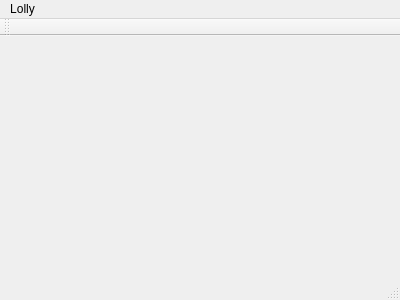
<?xml version="1.0" encoding="UTF-8"?>
<ui version="4.0">
 <class>MainWindow</class>
 <widget class="QMainWindow" name="MainWindow">
  <property name="geometry">
   <rect>
    <x>0</x>
    <y>0</y>
    <width>400</width>
    <height>300</height>
   </rect>
  </property>
  <property name="windowTitle">
   <string>MainWindow</string>
  </property>
  <widget class="QWidget" name="centralWidget"/>
  <widget class="QMenuBar" name="menuBar">
   <property name="geometry">
    <rect>
     <x>0</x>
     <y>0</y>
     <width>400</width>
     <height>17</height>
    </rect>
   </property>
   <widget class="QMenu" name="menuLolly">
    <property name="title">
     <string>Lolly</string>
    </property>
    <addaction name="actionWordsOnline"/>
    <addaction name="actionSelectUnits"/>
   </widget>
   <addaction name="menuLolly"/>
  </widget>
  <widget class="QToolBar" name="mainToolBar">
   <attribute name="toolBarArea">
    <enum>TopToolBarArea</enum>
   </attribute>
   <attribute name="toolBarBreak">
    <bool>false</bool>
   </attribute>
  </widget>
  <widget class="QStatusBar" name="statusBar"/>
  <action name="actionWordsOnline">
   <property name="text">
    <string>Words Online</string>
   </property>
  </action>
  <action name="actionSelectUnits">
   <property name="text">
    <string>Select Units ...</string>
   </property>
  </action>
 </widget>
 <layoutdefault spacing="6" margin="11"/>
 <resources/>
 <connections/>
</ui>
